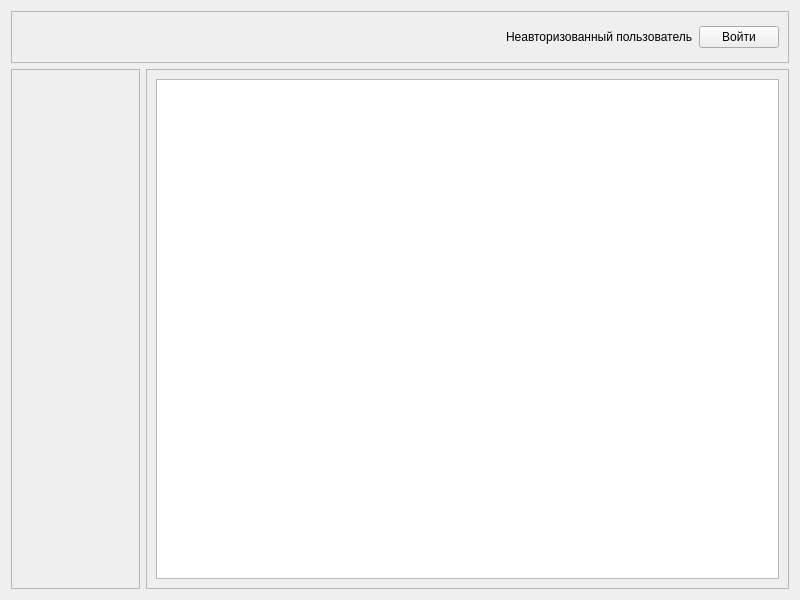
<?xml version="1.0" encoding="UTF-8"?>
<ui version="4.0">
 <class>Widget</class>
 <widget class="QWidget" name="Widget">
  <property name="geometry">
   <rect>
    <x>0</x>
    <y>0</y>
    <width>800</width>
    <height>600</height>
   </rect>
  </property>
  <property name="windowTitle">
   <string>Widget</string>
  </property>
  <layout class="QGridLayout" name="gridLayout" rowstretch="1,10" columnstretch="1,0,5">
   <item row="1" column="1" colspan="2">
    <widget class="QFrame" name="frame_3">
     <property name="frameShape">
      <enum>QFrame::Shape::StyledPanel</enum>
     </property>
     <property name="frameShadow">
      <enum>QFrame::Shadow::Raised</enum>
     </property>
     <layout class="QHBoxLayout" name="horizontalLayout_2">
      <item>
       <widget class="QListWidget" name="listWidget"/>
      </item>
     </layout>
    </widget>
   </item>
   <item row="1" column="0">
    <widget class="QFrame" name="frame_2">
     <property name="frameShape">
      <enum>QFrame::Shape::StyledPanel</enum>
     </property>
     <property name="frameShadow">
      <enum>QFrame::Shadow::Raised</enum>
     </property>
    </widget>
   </item>
   <item row="0" column="0" colspan="3">
    <widget class="QFrame" name="frame">
     <property name="frameShape">
      <enum>QFrame::Shape::StyledPanel</enum>
     </property>
     <property name="frameShadow">
      <enum>QFrame::Shadow::Raised</enum>
     </property>
     <layout class="QHBoxLayout" name="horizontalLayout">
      <item>
       <spacer name="horizontalSpacer">
        <property name="orientation">
         <enum>Qt::Orientation::Horizontal</enum>
        </property>
        <property name="sizeHint" stdset="0">
         <size>
          <width>40</width>
          <height>20</height>
         </size>
        </property>
       </spacer>
      </item>
      <item alignment="Qt::AlignmentFlag::AlignHCenter">
       <widget class="QLabel" name="label">
        <property name="text">
         <string>Неавторизованный пользователь</string>
        </property>
       </widget>
      </item>
      <item>
       <widget class="QPushButton" name="pushButton">
        <property name="text">
         <string>Войти</string>
        </property>
       </widget>
      </item>
     </layout>
    </widget>
   </item>
  </layout>
 </widget>
 <resources/>
 <connections/>
</ui>
